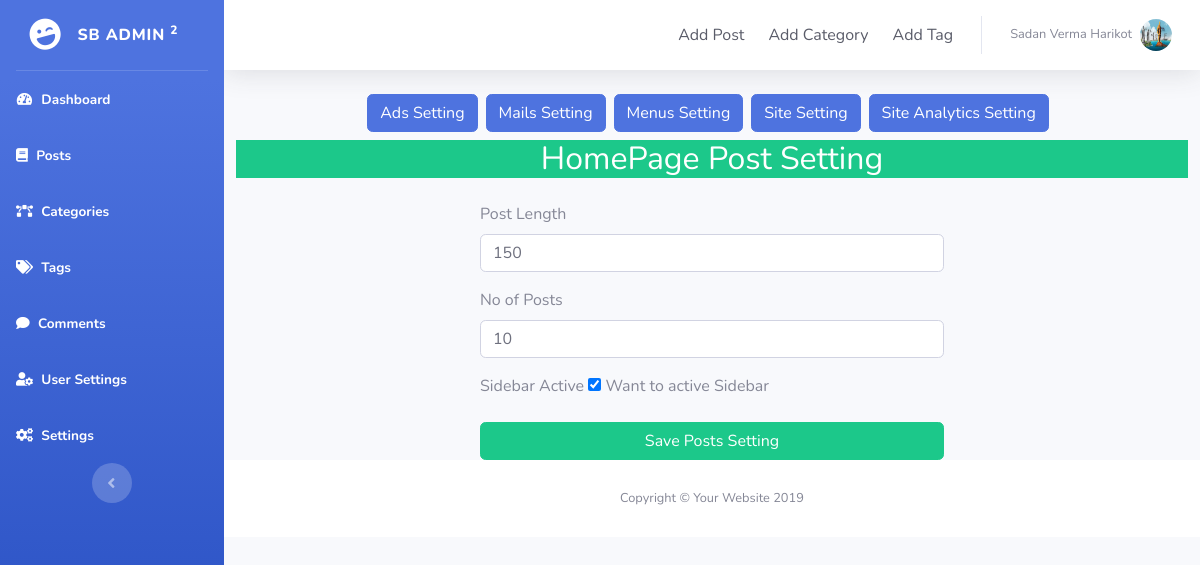
Screenshot of /admin/posts-setting.php (signed in) with the database file from the repository.
### tables this page shows
CREATE TABLE `postsettings` (
  `id` int(11) NOT NULL,
  `post_content_length` int(11) NOT NULL,
  `no_of_posts` int(11) NOT NULL,
  `sidebar_active` int(11) DEFAULT 1
);

### admin/db/DB.php (called while the page is built, shortened)
<?php
class DB
{
    protected $dbh;
    public function __construct()
    {
        $this->dbh = new PDO('mysql:host=' . DB_HOST . ';dbname=' . DB_NAME, DB_USER, DB_PASS);
    }
    public function getPostSettings()
    {
        $q = "SELECT * FROM postsettings";
        $stmt = $this->dbh->prepare($q);
        $stmt->execute();
        $results = $stmt->fetchAll(PDO::FETCH_OBJ);
        foreach ($results as $result) {
            return $result;
        }
    }
}

### admin/posts-setting.php (the view, shortened to what this page needs)
<?php
require_once 'db/DB.php';
$db = new DB();
extract($db->getUserData('users', $_SESSION['user']), EXTR_PREFIX_ALL, 'user');
$post_setting = $db->getPostSettings();
?>
<?php include 'inc/header.php' ?>
<div id="wrapper">
    <?php include 'inc/sidebar.php'; ?>
    <div id="content-wrapper" class="d-flex flex-column">
        <div id="content">
            <?php include 'inc/top.php'; ?>
            <div class='oop-box'>
                <div class="col-12 d-flex justify-content-center mb-2">
                    <a href='ads-setting.php' class="btn btn-primary mr-2" type="button">Ads Setting</a>
                    <a href='mails-setting.php' class="btn btn-primary mr-2" type="button">Mails Setting</a>
                    <a href='menus-setting.php' class="btn btn-primary mr-2" type="button">Menus Setting</a>
                    <a href='settings.php' class="btn btn-primary mr-2" type="button">Site Setting</a>
                    <a href='anaytics-setting.php' class="btn btn-primary mr-2" type="button">Site Analytics Setting</a>
                </div>
                <div class="col-12">
                    <h2 class="text-center bg-success text-white mb-4">HomePage Post Setting</h2>
                </div>
                <div class="col-6 offset-3">
                    <form method="post">
                        <div class="form-group">
                            <label for="post_length">Post Length</label>
                            <input id="post_length" class="form-control" type="text" name="post_length" placeholder='Post Length (Default is 150 Char.)' value="<?= $post_setting->post_content_length ?>">
                        </div>
                        <div class="form-group">
                            <label for="no_of_posts">No of Posts</label>
                            <input id="no_of_posts" class="form-control" type="text" name="no_of_posts" placeholder='Enter No of Post (Default is 10 Posts)' value="<?= $post_setting->no_of_posts ?>">
                        </div>
                        <div class="form-group">
                            <label for="sidebar_active">Sidebar Active</label>
                            <input type="checkbox" name="sidebar_active" value="1" <?= ($post_setting->sidebar_active) ? 'checked' : '' ?>> Want to active Sidebar
                        </div>
                        <button class="btn btn-success btn-block" type="submit">Save Posts Setting</button>
                    </form>
                </div>
            </div>
            <?php include 'inc/copyright.php'; ?>
        </div>
    </div>
    <?php include 'inc/footer.php'; ?>

### rows the page displays
postsettings: post_length "150", no_of_posts "10", sidebar_active "☑"

### other values shown
$user_name "Sadan Verma Harikot"
